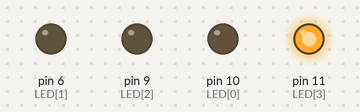
A sketch run on a simulated Arduino Uno, built with avr-gcc and run on an emulated ATmega328P. Shown: output pins drawn as LEDs (lit = HIGH).

Above: at 0.5 s.
At 1.5 s:
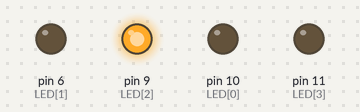
At 2.5 s:
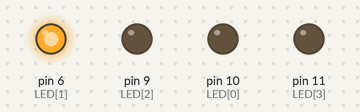
At 3.5 s:
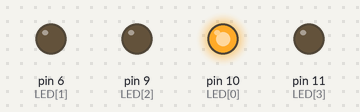
Timing chart, 0 to 5.2 s (numbered marks = the images above):
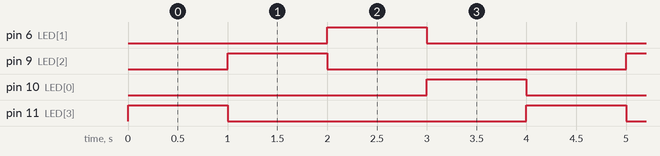

Measured:
- by itself, pin 6 (LED[1]), pin 9 (LED[2]), pin 10 (LED[0]), pin 11 (LED[3]): alternates HIGH for 1.0 s and LOW for 3.0 s
- by itself, everything shown: repeats every 4.0 s, in 5 steps

The sketch:

LEDs_array.ino
```cpp
int LED[]= {10,6,9,11 } ;
void setup() {
  for (int i=0;i<4 ; i++) {
    pinMode(LED[i],OUTPUT);
  }
//  pinMode(10,OUTPUT);
//  pinMode(6,OUTPUT);
//  pinMode(9,OUTPUT);
//  pinMode(11,OUTPUT);
}

void loop() {
    pat2();

}
void pat4(){
// pattern 4 print binary number system
  for(int i=0  ; i<16 ; i++){
    if ((i&1) ==0) digitalWrite(LED[3] , LOW);
    else  digitalWrite(LED[3] , HIGH);

    if ((i&2) ==0) digitalWrite(LED[2] , LOW);
    else  digitalWrite(LED[2] , HIGH);

    if ((i&4) ==0) digitalWrite(LED[1] , LOW);
    else  digitalWrite(LED[1] , HIGH);

    if ((i&8) ==0) digitalWrite(LED[0] , LOW);
    else  digitalWrite(LED[0] , HIGH);

    delay(1000);
  }
}
void pat1(){
  // pattern1
  for (int i=0;i<4 ; i++) {
      digitalWrite(LED[i] , HIGH);
      digitalWrite(LED[i-1] , LOW);
      delay(1000);
    }
    digitalWrite(LED[3] , LOW);

}
void pat2(){
//   pattern 2
  for (int i=3; i>=0 ; i--) {
      digitalWrite(LED[i] , HIGH);
      digitalWrite(LED[1+i] , LOW);
      delay(1000);
    }
    digitalWrite(LED[0] , LOW);
}
void pat3()
{
  //pattern 3
  for (int i=3; i>=0 ; i--) {
    digitalWrite(LED[i] , HIGH);
    digitalWrite(LED[2+i] , LOW);
    delay(1000);
  }
  digitalWrite(LED[1] , LOW); delay(1000);
  digitalWrite(LED[0] , LOW);
}
```
